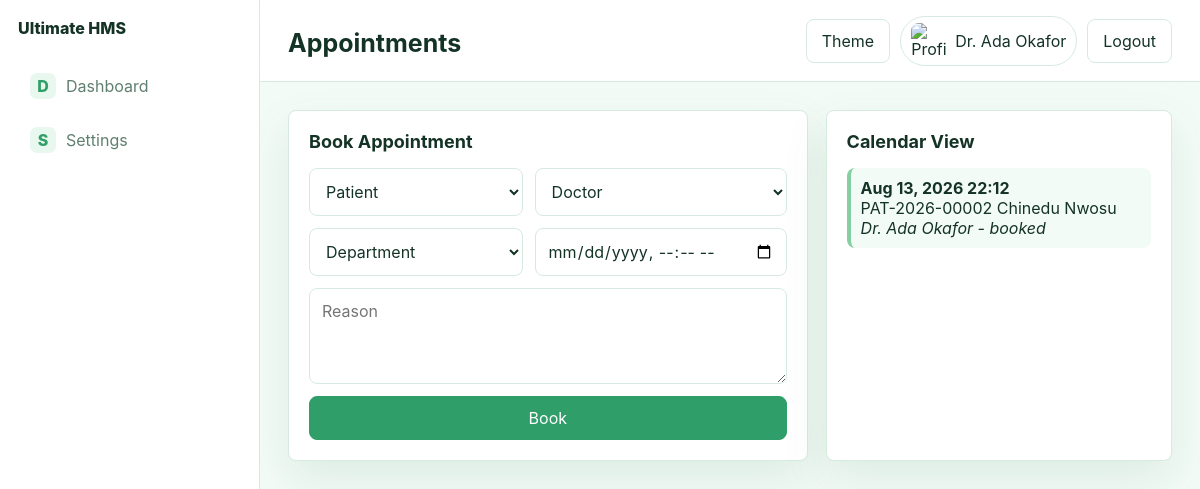
/admin/appointments.php (signed in), run on the app's committed database.
### tables this page shows
CREATE TABLE IF NOT EXISTS appointments (
  id INT AUTO_INCREMENT PRIMARY KEY,
  appointment_no VARCHAR(40) NOT NULL UNIQUE,
  patient_id INT NOT NULL,
  doctor_id INT NULL,
  department_id INT NULL,
  appointment_at DATETIME NOT NULL,
  reason TEXT NULL,
  status ENUM('booked','checked_in','with_doctor','completed','cancelled','no_show') DEFAULT 'booked',
  created_by INT NULL,
  created_at TIMESTAMP DEFAULT CURRENT_TIMESTAMP,
  CONSTRAINT fk_appointment_patient FOREIGN KEY (patient_id) REFERENCES patients(id),
  CONSTRAINT fk_appointment_doctor FOREIGN KEY (doctor_id) REFERENCES users(id) ON DELETE SET NULL,
  CONSTRAINT fk_appointment_department FOREIGN KEY (department_id) REFERENCES departments(id) ON DELETE SET NULL,
  CONSTRAINT fk_appointment_creator FOREIGN KEY (created_by) REFERENCES users(id) ON DELETE SET NULL,
  INDEX idx_appointment_date (appointment_at, status)
);

CREATE TABLE IF NOT EXISTS users (
  id INT AUTO_INCREMENT PRIMARY KEY,
  role_id INT NOT NULL,
  name VARCHAR(160) NOT NULL,
  email VARCHAR(160) NOT NULL UNIQUE,
  phone VARCHAR(40) NULL,
  password_hash VARCHAR(255) NOT NULL,
  profile_photo VARCHAR(255) NULL,
  two_factor_secret VARCHAR(80) NULL,
  status ENUM('active','inactive','suspended') NOT NULL DEFAULT 'active',
  last_login_at DATETIME NULL,
  created_at TIMESTAMP DEFAULT CURRENT_TIMESTAMP,
  updated_at TIMESTAMP NULL ON UPDATE CURRENT_TIMESTAMP,
  CONSTRAINT fk_users_role FOREIGN KEY (role_id) REFERENCES roles(id)
);

### includes/Database.php (called while the page is built, shortened)
<?php
final class Database
{
    private static ?PDO $pdo = null;
    public static function connection(): PDO
    {
        if (self::$pdo instanceof PDO) {
            return self::$pdo;
        }
        $driver = config('database.driver', 'mysql');
        $host = config('database.host');
        $port = config('database.port');
        $name = config('database.name');
        $charset = config('database.charset', 'utf8mb4');
        if ($driver === 'pgsql') {
            $dsn = "pgsql:host={$host};port={$port};dbname={$name}";
        } else {
            $dsn = "mysql:host={$host};port={$port};dbname={$name};charset={$charset}";
        }
        self::$pdo = new PDO($dsn, config('database.user'), config('database.password'), [
            PDO::ATTR_ERRMODE => PDO::ERRMODE_EXCEPTION,
            PDO::ATTR_DEFAULT_FETCH_MODE => PDO::FETCH_ASSOC,
            PDO::ATTR_EMULATE_PREPARES => false,
        ]);
        return self::$pdo;
    }
    public static function query(string $sql, array $params = []): PDOStatement
    {
        $statement = self::connection()->prepare($sql);
        $statement->execute($params);
        return $statement;
    }
}

### includes/bootstrap.php (called while the page is built, shortened)
<?php
function e(?string $value): string
{
    return htmlspecialchars((string) $value, ENT_QUOTES, 'UTF-8');
}

### admin/appointments.php (the view, shortened to what this page needs)
<?php
require_once dirname(__DIR__) . '/includes/bootstrap.php';
$appointments = Database::query('SELECT a.*, p.patient_no, CONCAT(p.first_name," ",p.last_name) patient_name, u.name doctor FROM appointments a JOIN patients p ON p.id=a.patient_id LEFT JOIN users u ON u.id=a.doctor_id ORDER BY a.appointment_at DESC LIMIT 60')->fetchAll();
require dirname(__DIR__) . '/templates/header.php';
?>
<section class="split"><article class="panel"><h2>Book Appointment</h2><form method="post" class="form-grid"><select name="patient_id" required><option value="">Patient</option><?php foreach($patients as $p):?><option value="<?=$p['id']?>"><?=e($p['patient_no'].' '.$p['name'])?></option><?php endforeach;?></select><select name="doctor_id"><option value="">Doctor</option><?php foreach($doctors as $d):?><option value="<?=$d['id']?>"><?=e($d['name'])?></option><?php endforeach;?></select><select name="department_id"><option value="">Department</option><?php foreach($departments as $d):?><option value="<?=$d['id']?>"><?=e($d['name'])?></option><?php endforeach;?></select><input name="appointment_at" type="datetime-local" required><textarea name="reason" placeholder="Reason"></textarea><button class="button primary">Book</button></form></article><article class="panel"><h2>Calendar View</h2><div class="calendar-list"><?php foreach($appointments as $a):?><div><strong><?=e(date('M d, Y H:i', strtotime($a['appointment_at'])))?></strong><span><?=e($a['patient_no'].' '.$a['patient_name'])?></span><em><?=e($a['doctor'] ?? 'Unassigned')?> - <?=e($a['status'])?></em></div><?php endforeach;?></div></article></section>
<?php require dirname(__DIR__) . '/templates/footer.php'; ?>

### css/app.css (style rules this page uses)
:root { --bg: #f3fbf6; --panel: #ffffff; --text: #143326; --muted: #5f7f70; --primary: #2f9e68; --accent: #86cfa3; --danger: #b42318; --line: #d7eadf; --soft: #e8f8ee; --shadow: 0 18px 45px rgba(30, 112, 72, .1); }
* { box-sizing: border-box; }
body { margin: 0; background: var(--bg); color: var(--text); font-family: Inter, Segoe UI, Arial, sans-serif; }
input, select, textarea, button { font: inherit; }
input, select, textarea { width: 100%; border: 1px solid var(--line); background: var(--panel); color: var(--text); border-radius: 8px; padding: 12px; }
textarea { min-height: 96px; resize: vertical; }
.button { border: 1px solid var(--line); background: var(--panel); color: var(--text); border-radius: 8px; padding: 11px 15px; cursor: pointer; display: inline-flex; align-items: center; justify-content: center; }
.button.primary { background: var(--primary); color: #fff; border-color: var(--primary); }
.panel, .stat-card { background: var(--panel); border: 1px solid var(--line); border-radius: 8px; box-shadow: var(--shadow); }
.panel { padding: 20px; margin-bottom: 18px; }
.panel h2 { margin: 0 0 16px; font-size: 18px; }
.dashboard-grid, .split, .doctor-layout { display: grid; grid-template-columns: 1.35fr .9fr; gap: 18px; }
.form-grid { display: grid; grid-template-columns: 1fr 1fr; gap: 12px; }
.form-grid textarea, .form-grid fieldset, .form-grid .button { grid-column: 1 / -1; }
.calendar-list { display: grid; gap: 10px; }
.calendar-list div { border-left: 4px solid var(--accent); padding: 10px; background: var(--bg); border-radius: 8px; display: grid; }

### data on the page
appointments: appointment_at "Aug 13, 2026 22:12", patient_name "PAT-2026-00002 Chinedu Nwosu", doctor.name "Dr. Ada Okafor", status "booked"

### other printed values
$hospital['name'] "Ultimate HMS"
substr($label, 0, 1) "D"
$label "Dashboard"
substr($label, 0, 1) "S"
$label "Settings"
$title "Appointments"
$user['name'] "Dr. Ada Okafor"
